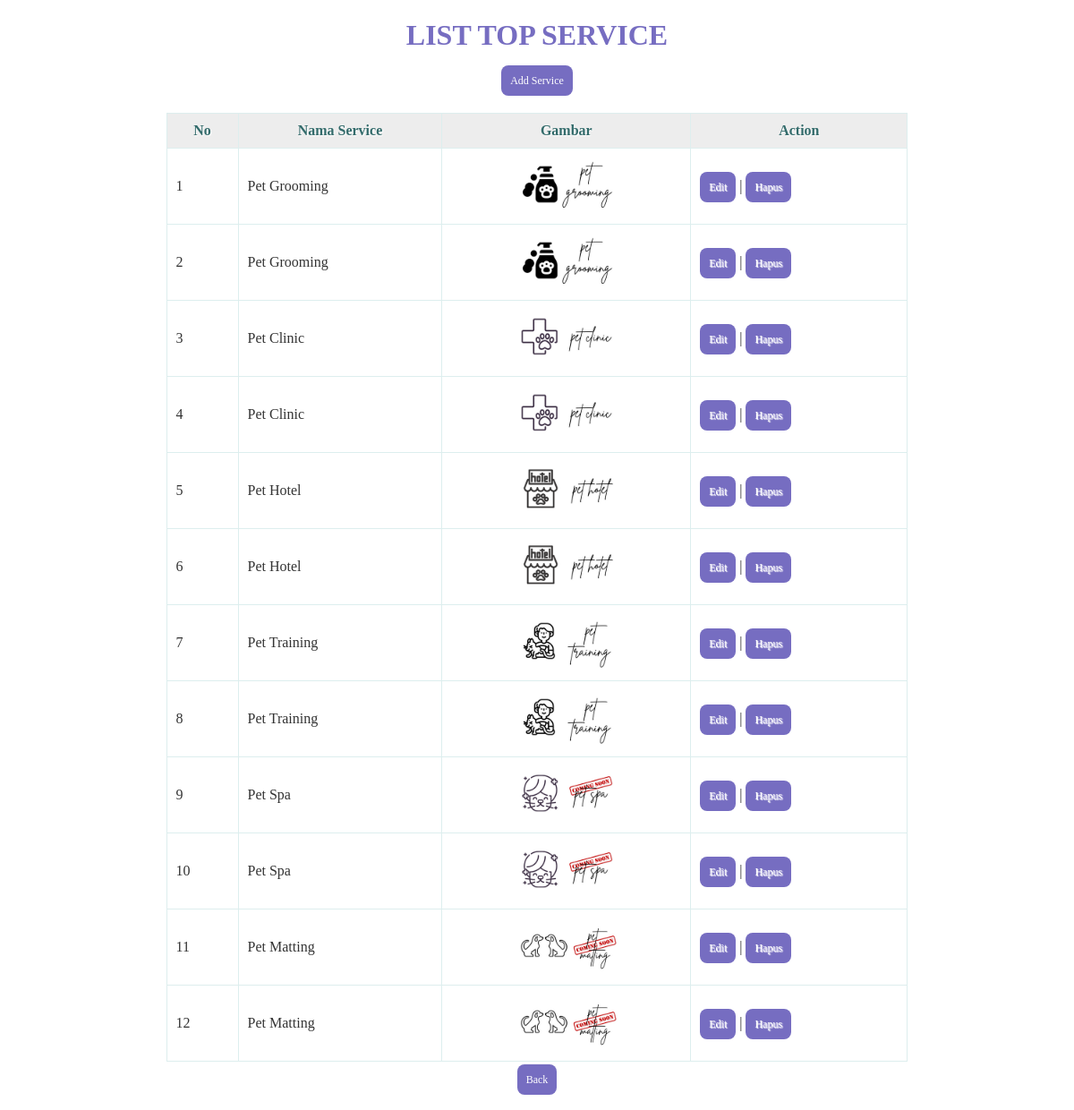
The page /about_service.php on the database its author committed.
### tables this page shows
CREATE TABLE `service` (
  `id` int(7) NOT NULL,
  `nama` varchar(30) NOT NULL,
  `service` varchar(255) NOT NULL
);

### about_service.php (the view, shortened to what this page needs)
<?php
  include('connection.php');
?>
<!DOCTYPE html>
<html>
  <head>
  </head>
  <body>
    <center><h1>List Top Service</h1><center>
    <center><a href="add_service.php">Add Service</a><center>
    <br>
    <table>
      <thead>
        <tr>
          <th>No</th>
          <th>Nama Service</th>
          <th>Gambar</th>
          <th>Action</th>
        </tr>
    </thead>
    <tbody>
      <?php
      $query = "SELECT * FROM service ORDER BY id";
      $result = mysqli_query($conn, $query);
      $no = 1;
      while($row = mysqli_fetch_assoc($result))
      {
      ?>
       <tr>
          <td><?php echo $no; ?></td>
          <td><?php echo $row['nama']; ?></td>
          <td style="text-align: center;"><img src="gambar/<?php echo $row['service']; ?>" style="width: 120px;"></td>
          <td>
              <a href="edit_service.php?id=<?php echo $row['id']; ?>">Edit</a> |
              <a href="delete_service.php?id=<?php echo $row['id']; ?>" onclick="return confirm('Anda yakin akan menghapus data ini?')">Hapus</a>
          </td>
      </tr>
      <?php
        $no++;
      }
      ?>
    </tbody>
    </table>
    <a href="about_dashboard.php">Back</a> <br><br>
  </body>
</html>

### about_service.php (style rules this page uses)
* { font-family: "Trebuchet MS"; }
h1 { text-transform: uppercase; color: #766dc1; }
table { border: solid 1px #DDEEEE; border-collapse: collapse; border-spacing: 0; width: 70%; margin: 10px auto 10px auto; }
table thead th { background:#ededed; border: solid 1px #DDEEEE; color: #336B6B; padding: 10px; text-align: center; text-shadow: 1px 1px 1px #fff; text-decoration: none; }
table tbody td { border: solid 1px #DDEEEE; color: #333; padding: 10px; text-shadow: 1px 1px 1px #fff; }
a { background-color: #766dc1; color: #fff; padding: 10px; text-decoration: none; font-size: 12px; border-radius: 8px; }

### rows shown on the page
service: nama "Pet Grooming", service (picture)
service: nama "Pet Grooming", service (picture)
service: nama "Pet Clinic", service (picture)
service: nama "Pet Clinic", service (picture)
service: nama "Pet Hotel", service (picture)
service: nama "Pet Hotel", service (picture)
service: nama "Pet Training", service (picture)
service: nama "Pet Training", service (picture)
service: nama "Pet Spa", service (picture)
service: nama "Pet Spa", service (picture)
service: nama "Pet Matting", service (picture)
service: nama "Pet Matting", service (picture)
